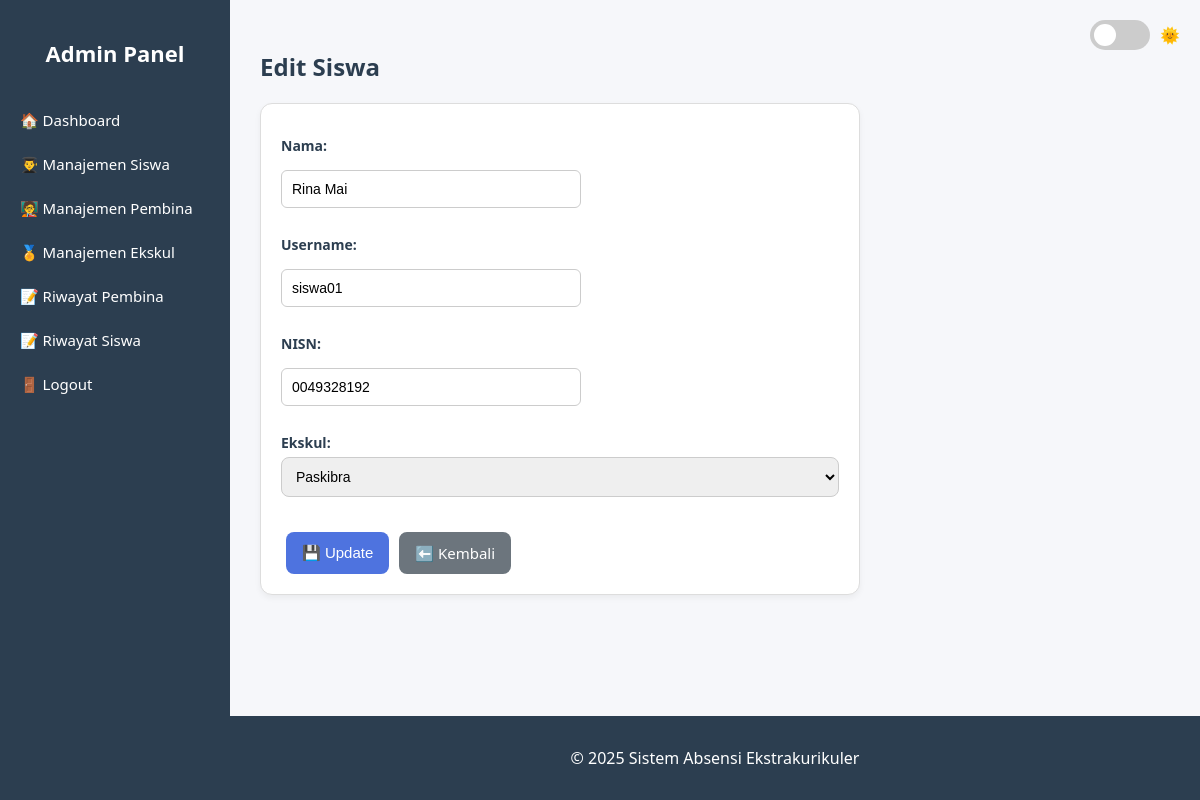
The app's page /admin/update_siswa.php?id=1 (signed in) with its own data.
### tables this page shows
CREATE TABLE `siswa` (
  `id_siswa` int(11) NOT NULL,
  `nama` varchar(100) DEFAULT NULL,
  `username` varchar(50) DEFAULT NULL,
  `password` varchar(255) DEFAULT NULL,
  `nisn` varchar(10) DEFAULT NULL,
  `kelas` varchar(10) DEFAULT NULL,
  `jenis_kelamin` enum('L','P') DEFAULT NULL,
  `alamat` text DEFAULT NULL,
  `no_hp` varchar(15) DEFAULT NULL
);

CREATE TABLE `siswa_eskul` (
  `id_siswa_eskul` int(11) NOT NULL,
  `id_siswa` int(11) DEFAULT NULL,
  `id_ekskul` int(11) DEFAULT NULL
);

CREATE TABLE `ekskul` (
  `id_ekskul` int(11) NOT NULL,
  `nama_ekskul` varchar(100) DEFAULT NULL,
  `id_pembina` int(11) DEFAULT NULL
);

### admin/update_siswa.php (the view, shortened to what this page needs)
<?php
include '../koneksi.php';
include 'header.php';
include 'sidebar.php';
$id = $_GET['id'];
$siswa = mysqli_fetch_assoc(mysqli_query($conn, "SELECT * FROM siswa WHERE id_siswa='$id'"));
$eskul_siswa = mysqli_fetch_assoc(mysqli_query($conn, "SELECT id_ekskul FROM siswa_eskul WHERE id_siswa='$id'"));
$ekskul = mysqli_query($conn, "SELECT * FROM ekskul");
?>
<div class="content">
    <h2>Edit Siswa</h2>
    <div class="card card-form">
        <form method="POST">
            <label>Nama:</label>
            <input type="text" name="nama" value="<?= $siswa['nama'] ?>" required>
            <label>Username:</label>
            <input type="text" name="username" value="<?= $siswa['username'] ?>" required>
            <label>NISN:</label>
            <input type="text" name="nisn" value="<?= $siswa['nisn'] ?>" required>
            <label>Ekskul:</label>
            <select name="id_ekskul" required>
                <?php while ($e = mysqli_fetch_assoc($ekskul)): ?>
                    <option value="<?= $e['id_ekskul'] ?>" <?= $e['id_ekskul'] == $eskul_siswa['id_ekskul'] ? 'selected' : '' ?>>
                        <?= $e['nama_ekskul'] ?>
                    </option>
                <?php endwhile; ?>
            </select>
            <div style="margin-top: 20px; display: flex; gap: 10px;">
                <button type="submit" name="update" style="
                    background-color: #4e73df;
                    color: white;
                    padding: 10px 16px;
                    border: none;
                    border-radius: 8px;
                    cursor: pointer;
                    font-size: 15px;
                ">💾 Update</button>
                <a href="manajemen_siswa.php" style="
                    background-color: #6c757d;
                    color: white;
                    padding: 10px 16px;
                    border-radius: 8px;
                    text-decoration: none;
                    font-size: 15px;
                    display: inline-block;
                    line-height: 1.5;
                ">⬅️ Kembali</a>
            </div>
        </form>
    </div>
</div>
<?php include 'footer.php'; ?>

### admin/style.css (style rules this page uses)
:root { --bg: #f4f6f9cc; --text: #2c3e50; --sidebar-bg: #2c3e50; --sidebar-text: white; --primary: #4e73df; --primary-dark: #224abe; --table-header: #4e73df; --footer-bg: #2c3e50; }
* { box-sizing: border-box; }
body { margin: 0; background-color: var(--bg); color: var(--text); font-family: 'Segoe UI', sans-serif; }
.content { margin-left: 230px; padding: 30px; }
textarea, input[type="text"], input[type="date"], input[type="file"], select { width: 100%; padding: 12px; margin-bottom: 15px; border: 1px solid #ccc; border-radius: 8px; font-size: 14px; resize: vertical; }
button, input[type="submit"] { background-color: var(--primary); color: white; border: none; padding: 10px 20px; font-size: 14px; border-radius: 8px; cursor: pointer; }
.card-form { max-width: 600px; margin-bottom: 30px; }
.card { background: #fff; border-radius: 12px; padding: 20px; border: 1px solid #ddd; box-shadow: 0 3px 6px rgba(0,0,0,0.05); }
.card label { display: block; margin-top: 12px; margin-bottom: 5px; font-weight: 600; font-size: 14px; color: var(--text); }
.card input, .card select { width: 100%; padding: 10px; border-radius: 8px; border: 1px solid #ccc; font-size: 14px; }
form input[type="text"] { padding: 10px; width: 300px; border: 1px solid #ccc; border-radius: 6px; margin-top: 10px; }
form button { padding: 10px 16px; background: var(--primary); color: white; border: none; border-radius: 6px; margin-left: 5px; cursor: pointer; }

### records on screen
siswa: nama "Rina Mai", username "siswa01", nisn "0049328192"
siswa_eskul: id_ekskul "Paskibra"
